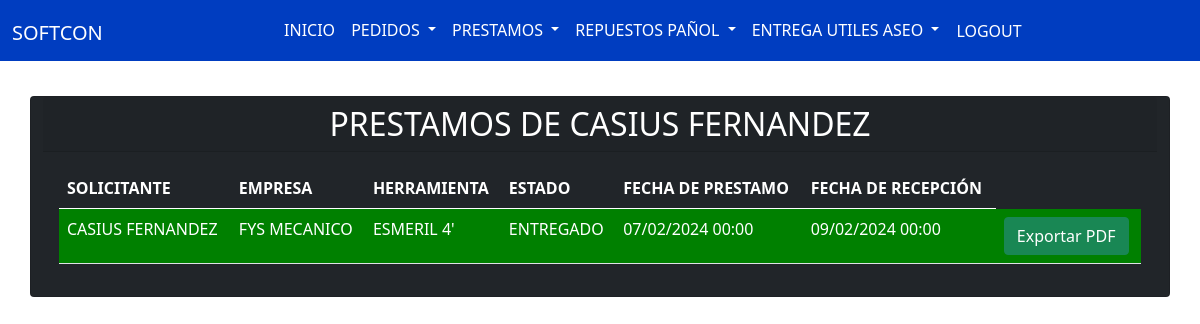
The page /lista_prestamos_obrero/14/ (signed in) on the database as committed earlier.
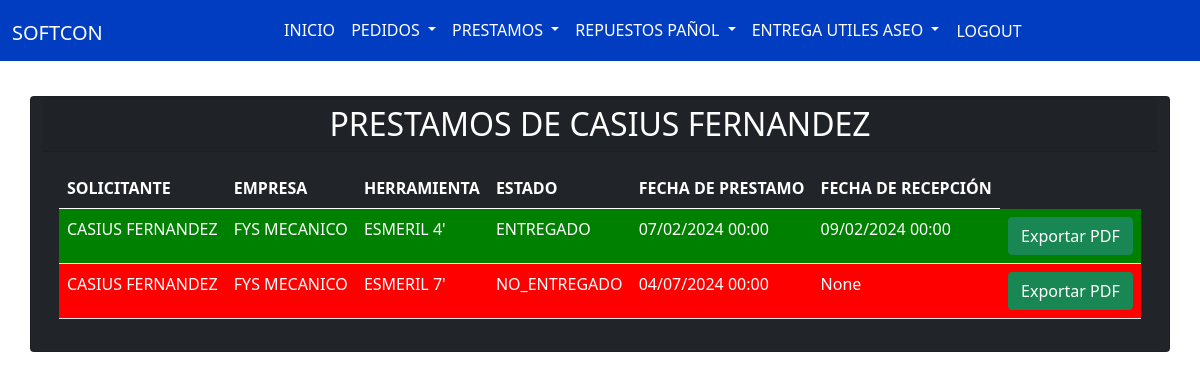
The same page on the database as committed later.
### app/models.py (models this page shows)
class Prestamo(models.Model):
    STATUS_CHOICES = [
        ('ENTREGADO', 'Entregado'),
        ('NO_ENTREGADO', 'No Entregado'),
    ]
    nombre_solicitante = models.ForeignKey(Obrero, related_name="prestamo", on_delete=models.CASCADE, verbose_name="Obrero")
    empresa = models.ForeignKey(Empresa, related_name="prestamo", on_delete=models.CASCADE, verbose_name="empresa")
    herramienta = models.ForeignKey(Herramienta, related_name="prestamo", on_delete=models.CASCADE, verbose_name="Herramienta")
    status = models.CharField(max_length=20, choices=STATUS_CHOICES, default='NO_ENTREGADO')
    fecha_creacion = models.DateField(auto_now_add=True)
    fecha_recepcion = models.DateField(null=True, blank=True)

class Obrero(models.Model):
    nombre = models.CharField(max_length=100)
    def __str__(self):
        return self.nombre

class Empresa(models.Model):
    nombre = models.CharField(max_length=100)
    def __str__(self):
        return self.nombre

class Herramienta(models.Model):
    nombre = models.CharField(max_length=100)
    def __str__(self):
        return self.nombre

### app/views.py (the view)
# urls.py: path('lista_prestamos_obrero/<int:obrero_id>/', lista_prestamos_obrero, name='lista_prestamos_obrero'),
@login_required
def lista_prestamos_obrero(request, obrero_id):
    obrero = get_object_or_404(Obrero, id=obrero_id)
    prestamos_obrero = Prestamo.objects.filter(nombre_solicitante=obrero)
    paginator = Paginator(prestamos_obrero,5)
    page = request.GET.get('page')
    prestamos_pagina = paginator.get_page(page)
    for prestamo in prestamos_pagina:
        prestamo.fecha_creacion_formatted = prestamo.fecha_creacion.strftime("%d/%m/%Y %H:%M")
        prestamo.fecha_recepcion_formatted = prestamo.fecha_recepcion.strftime("%d/%m/%Y %H:%M") if prestamo.fecha_recepcion else None
    return render(request, 'app/lista_prestamos_obrero.html', {'obrero': obrero, 'prestamos_obrero': prestamos_pagina})

### app/templates/app/lista_prestamos_obrero.html
{% extends 'app/base.html' %}
{% block content %}
<link href="https://cdn.datatables.net/1.13.7/css/jquery.dataTables.min.css" rel="stylesheet" />
<br><br><br><br>
  <div class="container">
    <div class="row justify-content-center">
      <div class="card bg-dark text-white">
        <h2 class="card-header text-center">PRESTAMOS DE {{ obrero.nombre }}</h2>
        <div class="card-body">
          <table class="table">
            <thead>
              <tr>
                <th class="text-white">SOLICITANTE</th>
                <th class="text-white">EMPRESA</th>
                <th class="text-white">HERRAMIENTA</th>
                <th class="text-white">ESTADO</th>
                <th class="text-white">FECHA DE PRESTAMO</th>
                <th class="text-white">FECHA DE RECEPCIÓN</th>
              </tr>
            </thead>
            <tbody>
                {% for prestamo in prestamos_obrero %}
                    <tr style="background-color: {% if prestamo.status == 'ENTREGADO' %}green{% else %}red{% endif %}">
                        <td class="text-white">{{ prestamo.nombre_solicitante }}</td>
                        <td class="text-white">{{ prestamo.empresa }}</td>
                        <td class="text-white">{{ prestamo.herramienta }}</td>
                        <td class="text-white">{{ prestamo.status }}</td>
                        <td class="text-white">{{ prestamo.fecha_creacion_formatted }}</td>
                        <td class="text-white">{{ prestamo.fecha_recepcion_formatted }}</td>
                        <td>
                          <a href="{% url 'generar_pdf_prestamo' obrero_id=prestamo.nombre_solicitante.id %}" class="btn btn-success">Exportar PDF</a>
                        </td>
                    </tr>
                {% endfor %}
            </tbody>
          </table>
        </div>
      </div>
    </div>
  </div>
{% endblock %}

Rows that differ between the two databases and show on the page:
added Prestamo: nombre_solicitante "CASIUS FERNANDEZ", empresa "FYS MECANICO", herramienta "ESMERIL 7'", status "NO_ENTREGADO", fecha_creacion_formatted "04/07/2024 00:00", fecha_recepcion_formatted "None"
